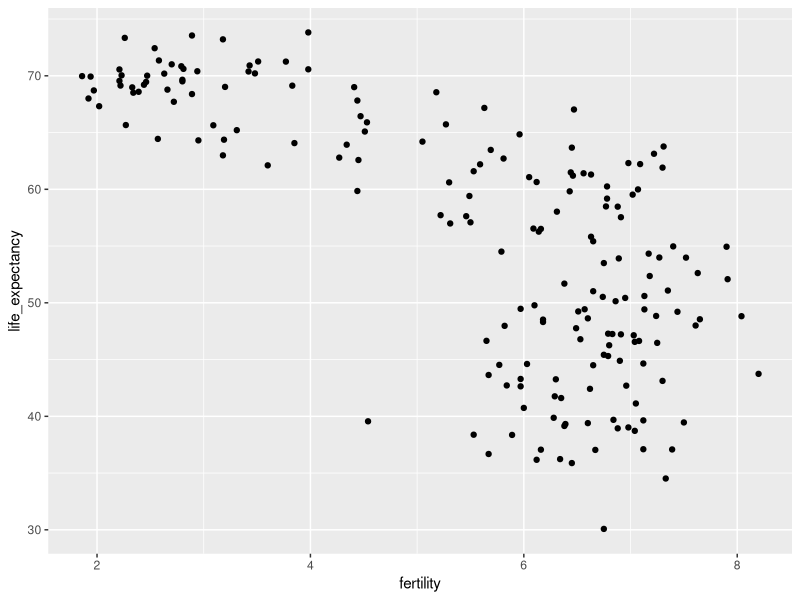
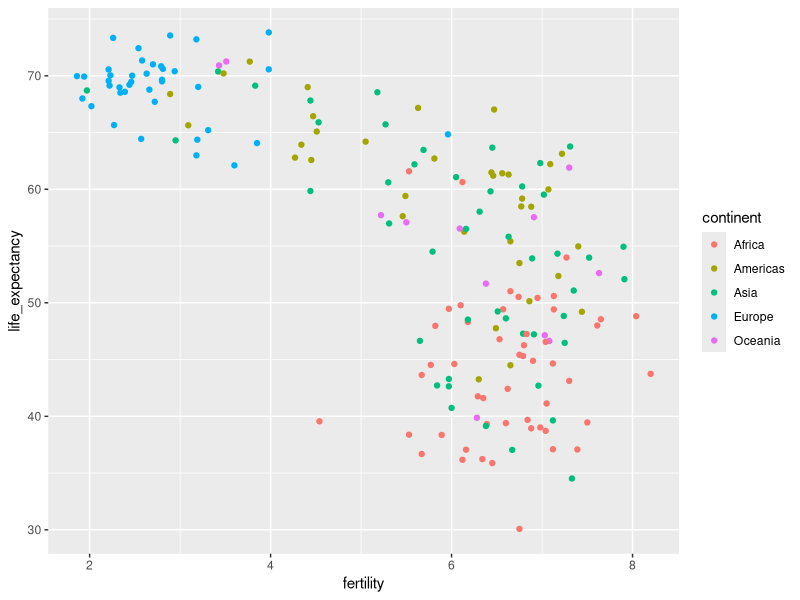
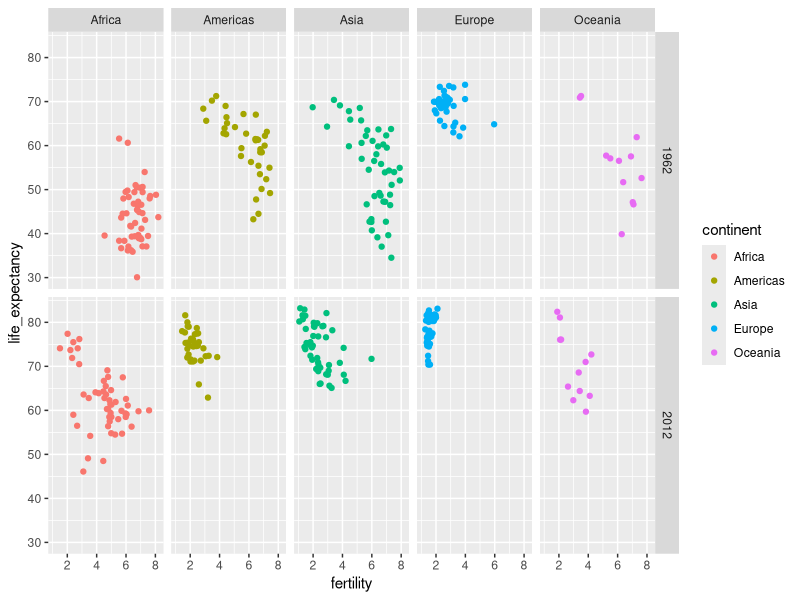
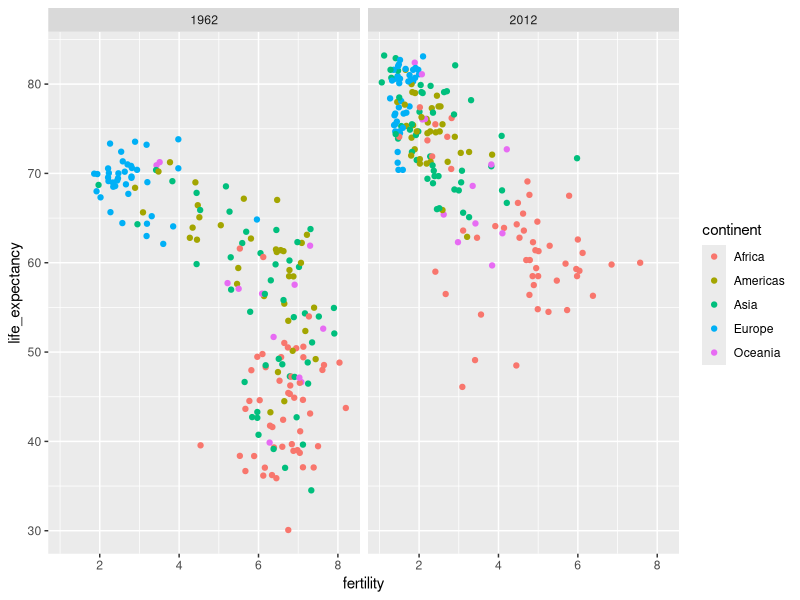

Write the R code that produced these figures, in order. (Note: this script raises an error after producing the figures.)
library(tidyverse)
library(dslabs)
data("gapminder")

gapminder |>
  filter(year == 2015 & country %in% c("Sri Lanka", "Turkey", "Poland", "Malaysia", "Russia", "Vietnam", "South Africa", "South Korea")) |>
  select(country, infant_mortality)


gapminder |>
  filter(year == 1962) |>
  ggplot(aes(fertility, life_expectancy)) +
  geom_point()


gapminder |>
  filter(year == 1962) |>
  ggplot(aes(fertility, life_expectancy, color = continent)) +
  geom_point()


## if we want to compare two plots side by side, we can achieve this by faceting the variables.
filter(gapminder, year %in% c("1962", "2012")) |>
  ggplot(aes(fertility, life_expectancy, color = continent)) +
  geom_point() +
  facet_grid(year ~ continent)


#if we want to facet by a single variable then
filter(gapminder, year %in% c("1962","2012")) |>
  ggplot(aes(fertility, life_expectancy,colour = continent)) +
  geom_point() +
  facet_grid(. ~ year)

i

countries <- c("South Korea","Germany")
gapminder |> filter(country %in% countries & !is.na(fertility)) |>
  ggplot(aes(year, fertility, colour = country)) +
  geom_line()
